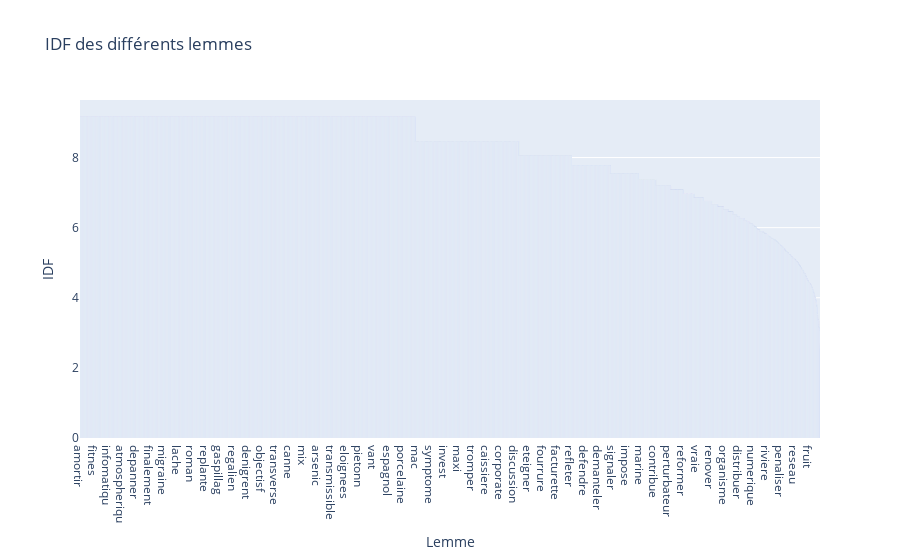

Notebook source saved alongside this figure:
### Code cell
#nbLemmesAfficher = 20
fig = px.bar(idf.loc[:,:], x = 'Lemme', y = 'IDF',
title = "IDF des différents lemmes")
fig.show()

### Figure 1 — Plotly figure (JSON) as saved in the notebook; plotly's stock layout.template omitted (floating-point values rounded to 4 significant figures; data arrays with more than 128 entries replaced by an {"elided": "..."} marker saying what was removed)
{"data": [{"alignmentgroup": "True", "hovertemplate": "Lemme=%{x}<br>IDF=%{y}<extra></extra>", "legendgroup": "", "marker": {"color": "#636efa", "pattern": {"shape": ""}}, "name": "", "offsetgroup": "", "orientation": "v", "showlegend": false, "textposition": "auto", "x": {"elided": "7231 str values"}, "xaxis": "x", "y": {"elided": "7231 float values"}, "yaxis": "y", "type": "bar"}], "layout": {"xaxis": {"anchor": "y", "domain": [0, 1], "title": {"text": "Lemme"}}, "yaxis": {"anchor": "x", "domain": [0, 1], "title": {"text": "IDF"}}, "legend": {"tracegroupgap": 0}, "title": {"text": "IDF des différents lemmes"}, "barmode": "relative"}}
